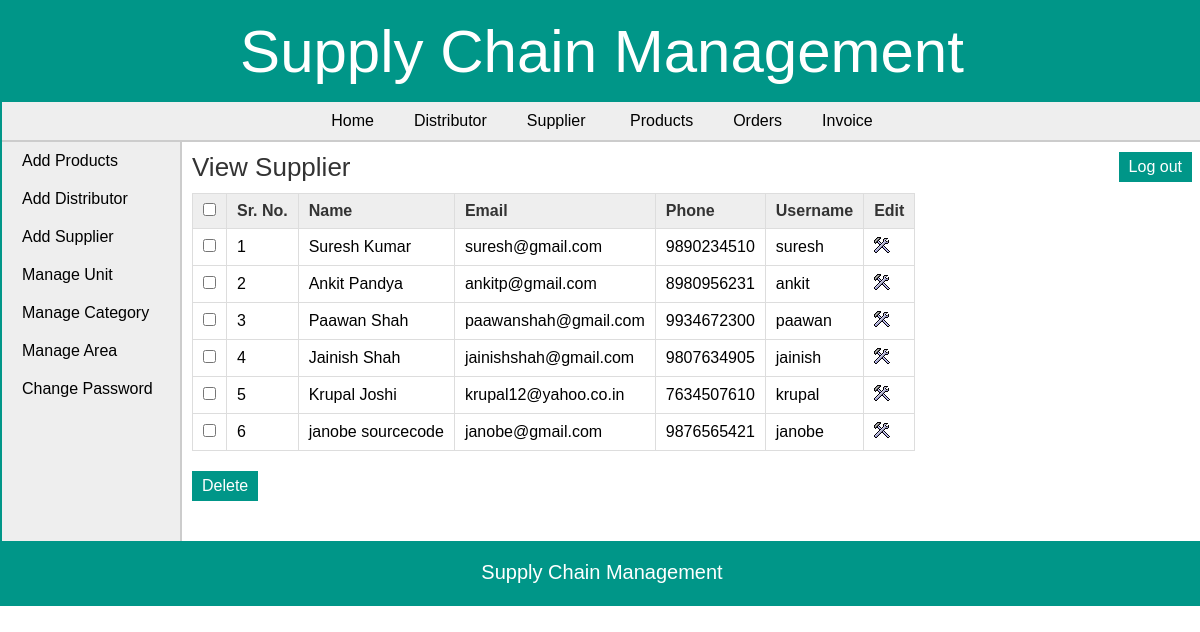
/admin/view_manufacturer.php (signed in), run on the app's committed database.
### tables this page shows
CREATE TABLE `manufacturer` (
  `man_id` int(11) NOT NULL,
  `man_name` varchar(25) NOT NULL,
  `man_email` varchar(50) DEFAULT NULL,
  `man_phone` varchar(10) NOT NULL,
  `username` varchar(20) NOT NULL,
  `password` varchar(20) NOT NULL
);

### admin/view_manufacturer.php (the view, shortened to what this page needs)
<?php
	include("../includes/config.php");
	if(isset($_SESSION['admin_login'])) {
		if($_SESSION['admin_login'] == true) {
			$query_selectManufacturer = "SELECT * FROM manufacturer";
			$result_selectManufacturer = mysqli_query($con,$query_selectManufacturer);
		}
		else {
			header('Location:../index.php');
		}
	}
	else {
		header('Location:../index.php');
	}
?>
<!DOCTYPE html>
<html>
<head>
	<link rel="stylesheet" href="../includes/main_style.css" >
</head>
<body>
	<?php
		include("../includes/header.inc.php");
		include("../includes/nav_admin.inc.php");
		include("../includes/aside_admin.inc.php");
	?>
	<section>
		<h1>View Supplier</h1>
		<form action="" method="POST" class="form">
		<table class="table_displayData">
			<tr>
				<th> <input type="checkbox" onClick="toggle(this)" /> </th>
				<th>Sr. No.</th>
				<th>Name</th>
				<th>Email</th>
				<th>Phone</th>
				<th>Username</th>
				<th> Edit </th>
			</tr>
			<?php $i=1; while($row_selectManufacturer = mysqli_fetch_array($result_selectManufacturer)) { ?>
			<tr>
				<td> <input type="checkbox" name="chkId[]" value="<?php echo $row_selectManufacturer['man_id']; ?>" /> </td>
				<td> <?php echo $i; ?> </td>
				<td> <?php echo $row_selectManufacturer['man_name']; ?> </td>
				<td> <?php echo $row_selectManufacturer['man_email']; ?> </td>
				<td> <?php echo $row_selectManufacturer['man_phone']; ?> </td>
				<td> <?php echo $row_selectManufacturer['username']; ?> </td>
				<td> <a href="edit_manufacturer.php?id=<?php echo $row_selectManufacturer['man_id']; ?>"><img src="../images/edit.png" alt="edit" /></a> </td>
			</tr>
			<?php $i++; } ?>
		</table>
		<input type="submit" value="Delete" class="submit_button"/>
		</form>
	</section>
	<?php
		include("../includes/footer.inc.php");
	?>
</body>
</html>

### includes/main_style.css (style rules this page uses)
* { font-family: arial,sans-serif; margin:0px; padding:0px; }
body { width:1200px; margin:auto; border:2px solid #009688; }
a { text-decoration:none; }
.submit_button { font-size:16px; margin-top:20px; margin-right:20px; padding:6px 10px; background-color:#009688; border:none; color:white; }
section { width:1000px; padding:10px; padding-bottom:40px; }
section h1 { margin-bottom:10px; font-weight:normal; color:#333; font-size: 26px; }
table { border-collapse: collapse; }
.table_displayData td, .table_displayData th { border:1px solid #ddd; padding: 8px 10px; text-align: left; }
.table_displayData th { background-color:#eee; color:#333; }

### data on the page
manufacturer: man_name "Suresh Kumar", man_email "suresh@gmail.com", man_phone "9890234510", username "suresh"
manufacturer: man_name "Ankit Pandya", man_email "ankitp@gmail.com", man_phone "8980956231", username "ankit"
manufacturer: man_name "Paawan Shah", man_email "paawanshah@gmail.com", man_phone "9934672300", username "paawan"
manufacturer: man_name "Jainish Shah", man_email "jainishshah@gmail.com", man_phone "9807634905", username "jainish"
manufacturer: man_name "Krupal Joshi", man_email "krupal12@yahoo.co.in", man_phone "7634507610", username "krupal"
manufacturer: man_name "janobe sourcecode", man_email "janobe@gmail.com", man_phone "9876565421", username "janobe"
